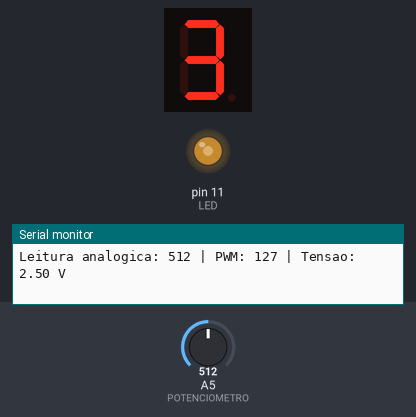
A sketch run on a simulated Arduino Uno, built with avr-gcc and run on an emulated ATmega328P. Parts: 1-digit seven-segment display, output pins drawn as LEDs (lit = HIGH), the last lines printed to the serial monitor. Wiring (inferred from the names in the program): 1-digit 7-segment display, segments lit when HIGH: segments pin 2, pin 3, pin 4, pin 5, pin 6, pin 7, pin 8. The test bench sets the inputs (shaded band); at power-on: A5 (POTENCIOMETRO) = 512. The segment pins are drawn as the display they are named for; pins used as bus, display or sensor lines are not drawn.

Above: at 1.2 s.
1.3 s: A5 (POTENCIOMETRO) set to 716
At 1.9 s:
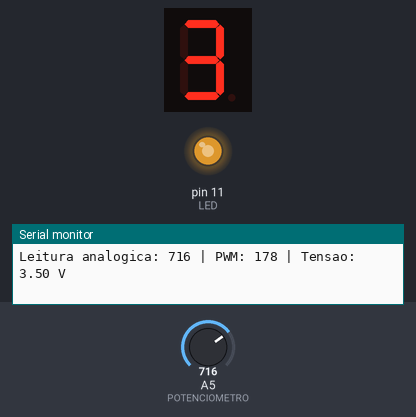
2.9 s: A5 (POTENCIOMETRO) set to 900
At 3.5 s:
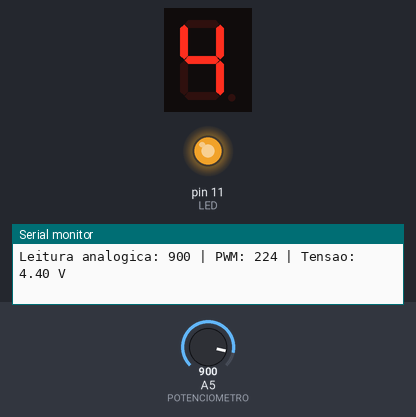
4.5 s: A5 (POTENCIOMETRO) set to 1023
At 5.1 s:
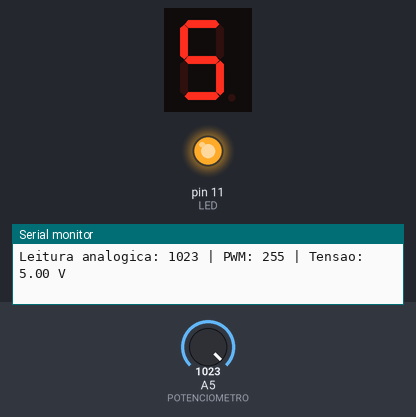
6.1 s: A5 (POTENCIOMETRO) set to 1009
At 6.6 s:
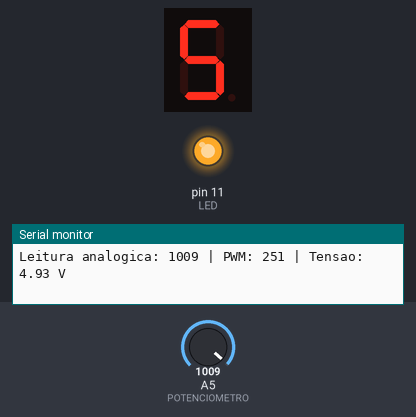
9.1 s: A5 (POTENCIOMETRO) set to 989
12.1 s: A5 (POTENCIOMETRO) set to 110
At 12.6 s:
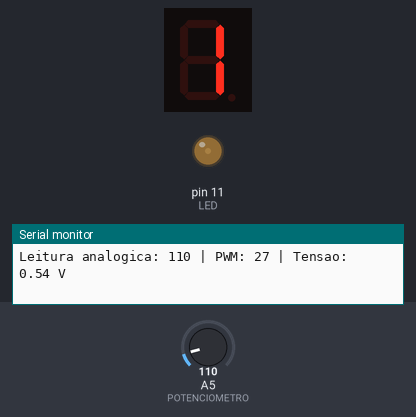
13.7 s: A5 (POTENCIOMETRO) set to 92
At 15.3 s:
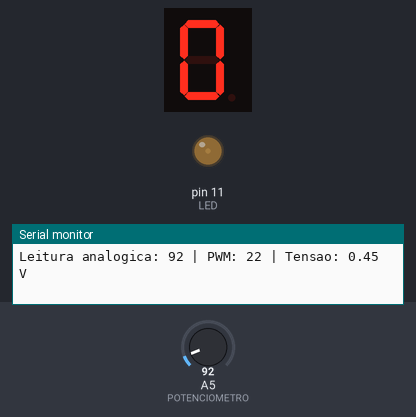
Timing chart, 0 to 16.3 s (numbered marks = the images above; inputs shaded):
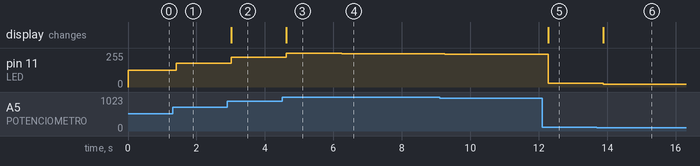

The sketch:

ExemploAula4.ino
```cpp
const byte POTENCIOMETRO = A5;


const byte LED = 11;

const byte segmentoA = 2;
const byte segmentoB = 3;
const byte segmentoC = 4;
const byte segmentoD = 5;
const byte segmentoE = 6;
const byte segmentoF = 7;
const byte segmentoG = 8;


const byte numeros[10][7] = {
  {1, 1, 1, 1, 1, 1, 0}, // 0
  {0, 1, 1, 0, 0, 0, 0}, // 1
  {1, 1, 0, 1, 1, 0, 1}, // 2
  {1, 1, 1, 1, 0, 0, 1}, // 3
  {0, 1, 1, 0, 0, 1, 1}, // 4
  {1, 0, 1, 1, 0, 1, 1}, // 5
  {1, 0, 1, 1, 1, 1, 1}, // 6
  {1, 1, 1, 0, 0, 0, 0}, // 7
  {1, 1, 1, 1, 1, 1, 1}, // 8
  {1, 1, 1, 1, 0, 1, 1}  // 9
};

void setup() {
  pinMode(LED, OUTPUT);

  pinMode(segmentoA, OUTPUT);
  pinMode(segmentoB, OUTPUT);
  pinMode(segmentoC, OUTPUT);
  pinMode(segmentoD, OUTPUT);
  pinMode(segmentoE, OUTPUT);
  pinMode(segmentoF, OUTPUT);
  pinMode(segmentoG, OUTPUT);

  Serial.begin(9600);
}

void loop() {
  int valorAnalogico = analogRead(POTENCIOMETRO);

  int valorPWM = map(valorAnalogico, 0, 1023, 0, 255);

  analogWrite(LED, valorPWM);

  float tensao = valorAnalogico * (5.0 / 1023.0);

  int tensaoInteira = round(tensao);

  mostrarNumero(tensaoInteira);

  Serial.print("Leitura analogica: ");
  Serial.print(valorAnalogico);

  Serial.print(" | PWM: ");
  Serial.print(valorPWM);

  Serial.print(" | Tensao: ");
  Serial.print(tensao, 2);
  Serial.println(" V");

  delay(200);
}

void mostrarNumero(byte numero) {
  if (numero > 9) {
    return;
  }

  digitalWrite(segmentoA, numeros[numero][0]);
  digitalWrite(segmentoB, numeros[numero][1]);
  digitalWrite(segmentoC, numeros[numero][2]);
  digitalWrite(segmentoD, numeros[numero][3]);
  digitalWrite(segmentoE, numeros[numero][4]);
  digitalWrite(segmentoF, numeros[numero][5]);
  digitalWrite(segmentoG, numeros[numero][6]);
}
```

Measured:
- after the input at 1.3 s, pin 11 (LED): 127/255 → 178/255 after 0.11 s
- after the input at 2.9 s, pin 11 (LED): 178/255 → 224/255 after 0.12 s; the display: changes after 0.12 s (image 2)
- after the input at 4.5 s, pin 11 (LED): 224/255 → 255/255 after 0.13 s; the display: changes after 0.13 s (image 3)
- after the input at 6.1 s, pin 11 (LED): 255/255 → 251/255 after 0.14 s
- after the input at 9.1 s, pin 11 (LED): 251/255 → 246/255 after 0.16 s
- after the input at 12.1 s, pin 11 (LED): 246/255 → 27/255 after 0.18 s; the display: changes after 0.18 s (image 5)
- after the input at 13.7 s, pin 11 (LED): 27/255 → 22/255 after 0.18 s; the display: changes after 0.19 s (image 6)
